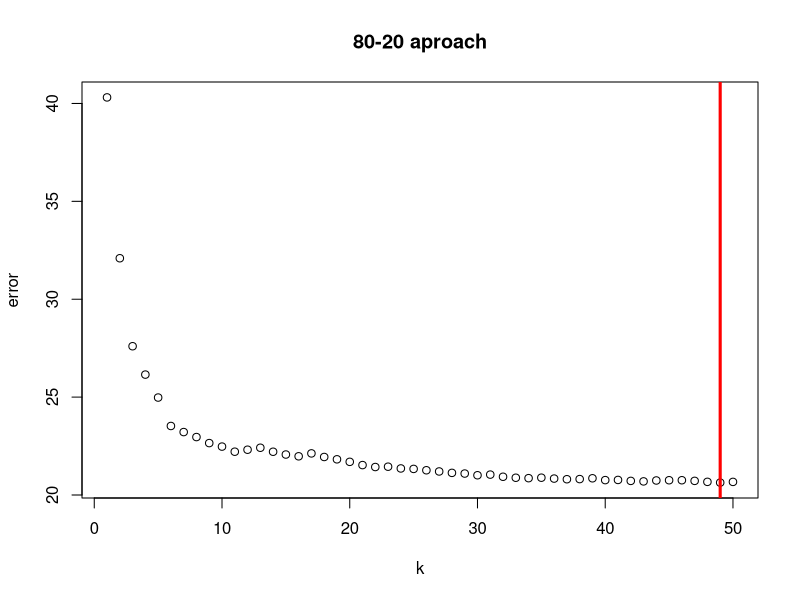

This chart was generated by the following R code:
# Use a k of 35. Gives error = 20.8


# Libraries
library(caret)

# Importing data
data = read.csv(file = 'trainingdata.csv') # read a file from the working directory
attach(data)

# Make data reproducible
set.seed(1)

# 80-20 Function
valset_knn = function(X,Y,krange){
  n = nrow(y)
  l.tr = 0.8*n
  l.val = n - l.tr
  train_index = sample(1:n,l.tr) # randomly sample l.tr points from 1,...,n
  # this will correspond to the training set
  
  # create array where results of validation error will be stored
  valset_error = array(0,length(krange))
  
  # loop over values of K, for each store error on validation set
  for(k in 1:length(krange)){
    # only use data with index in train_index to fit the model
    K = krange[k]
    fit = knnreg(as.matrix(x[train_index, 1:112]),y[train_index, 1],k=K)
    
    # now use fitted model to predict data which are not in train_index
    # recall from lecture 0: a[-b] gives entris of a which are not indexed by b
    pr = predict(fit, newdata = data.frame(x = x[-train_index, 1:112]))
    
    # compute and store the validation error
    valset_error[k] = mean((y[-train_index, 1] - pr)^2)
  }
  
  return(valset_error) # this will be the output of the function
}


# define variables
n = 2000
y = data[1]
x = data[,-1]


# Call function
error_vs = valset_knn(X=x,Y=y,krange = 1:50)
 
# Plot Output
plot(1:50, error_vs,xlab='k',ylab='error',main='80-20 aproach')
selected_k = which.min(error_vs) 
selected_k

# Minimization point
lines(c(selected_k,selected_k), c(0,100), col= 'red',lwd=3)


# # Repeat 100 times
# r = 3
# k_vs = array(0,r) # for storing results

# for(j in 1:r){
#   k_vs[j] = which.min(valset_knn(x,y,1:50))
#   print(j) # print progress on screen
# }

# # make a histogram of the results
# hist(k_vs,main = 'Validation set approach', xlab = 'k', breaks = (0:10)*2.5)
# lines(c(15,15),c(0,100), col= 'red',lty=2, lwd=3)



